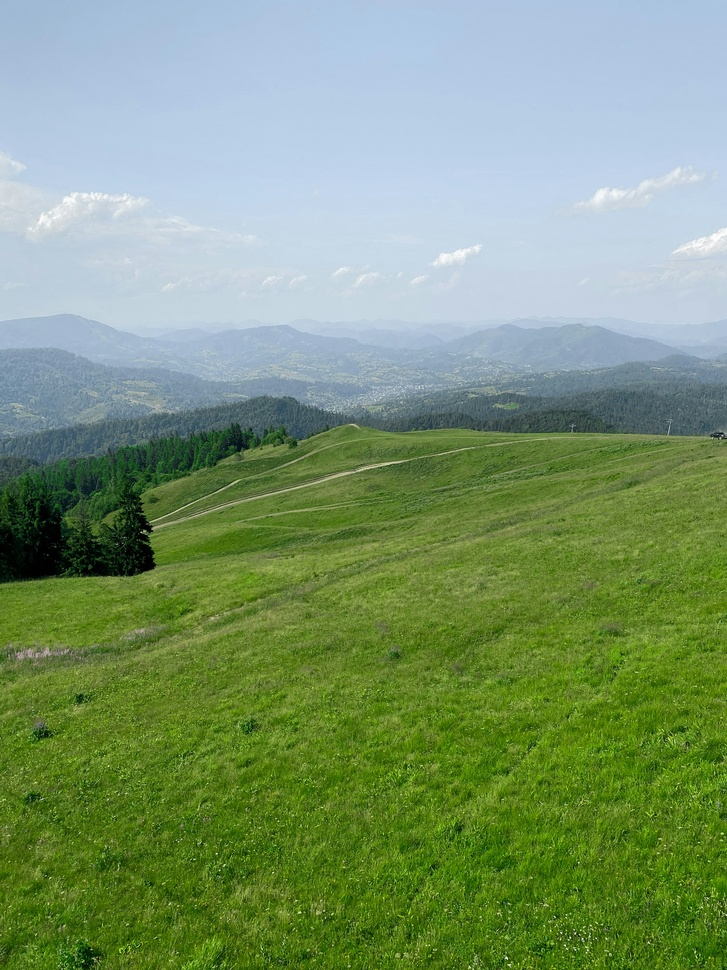
#> input picture Lab3/test.jpg, 727 x 970 px, shrunk from 2764 x 3686 before the run, given in place of Lab3, which was not available
$ python 5Prog1.py --images ../Lab3
#> lines starting #> are read from the running program, lines starting #| are printed output that depends on the picture; after the words box and inside, x2 and y2 are one past the last pixel; in counts of white or black regions, pixels touching at a corner belong together; pictures that were not available may be replaced by others from this repository, and a replacement may not be noted
"""
Lab 5 – Basic Feature Extraction: Harris & FAST Corner Detection

Usage examples
--------------
# 1) Use default params on all images inside data/ folder
python Lab5_Feature_Extraction.py --images "data/*.jpg"

# 2) Tune thresholds
python Lab5_Feature_Extraction.py --images "data/*.png" --harris_thresh 0.02 --fast_thresh 15

# 3) Disable matplotlib popups and only save results to out/
python Lab5_Feature_Extraction.py --images "data/*.jpg" --no_show

Notes
-----
- Input: any set of images matching the glob pattern passed to --images
- Output: annotated images saved to out/ as <name>_HARRIS.jpg and <name>_FAST.jpg
- Visualization: a Matplotlib figure compares original, Harris, and FAST side-by-side.

This script is **self-contained** and uses OpenCV + NumPy + Matplotlib only.
"""

from __future__ import annotations
import argparse
import os
from pathlib import Path
import glob
from typing import List, Tuple

import cv2 as cv
import numpy as np
import matplotlib.pyplot as plt


# ----------------------------- Harris Corner Utilities -----------------------------
def harris_keypoints(
    gray: np.ndarray,
    block_size: int = 2,
    ksize: int = 3,
    k: float = 0.04,
    thresh: float = 0.01,
) -> List[cv.KeyPoint]:
    """Compute Harris response and convert strong responses to cv.KeyPoint list.

    Parameters
    ----------
    gray : np.ndarray
        Grayscale image in uint8 or float32. Will be converted to float32 as required.
    block_size : int
        Neighborhood size considered for corner detection.
    ksize : int
        Aperture parameter for the Sobel() operator (odd: 3,5,7...).
    k : float
        Harris detector free parameter (usually 0.04–0.06).
    thresh : float
        Relative threshold as a fraction of max response; points above thresh*max are kept.

    Returns
    -------
    List[cv.KeyPoint]
        List of OpenCV KeyPoints for visualization with cv.drawKeypoints.
    """
    if gray.dtype != np.float32:
        f32 = np.float32(gray)
    else:
        f32 = gray

    # Compute Harris response map
    R = cv.cornerHarris(src=f32, blockSize=block_size, ksize=ksize, k=k)

    # Optional: dilate for better marking (matches common tutorials)
    R_dilated = cv.dilate(R, None)

    # Normalize threshold relative to strongest response
    R_max = R_dilated.max() if R_dilated.size > 0 else 0
    if R_max <= 0:
        return []
    mask = R_dilated > (thresh * R_max)

    # Extract coordinates and convert to KeyPoints
    ys, xs = np.where(mask)
    keypoints = [cv.KeyPoint(float(x), float(y), _size=3) for (x, y) in zip(xs, ys)]

    return keypoints


# ------------------------------ FAST Corner Utilities ------------------------------
def fast_keypoints(
    gray: np.ndarray,
    threshold: int = 25,
    nonmax: bool = True,
    type_: int = cv.FAST_FEATURE_DETECTOR_TYPE_9_16,
) -> List[cv.KeyPoint]:
    """Run FAST corner detector and return keypoints.

    Parameters
    ----------
    gray : np.ndarray
        Grayscale image in uint8.
    threshold : int
        FAST intensity threshold.
    nonmax : bool
        Non-maximum suppression toggle.
    type_ : int
        FAST detector type (7_12, 9_16).
    """
    fast = cv.FastFeatureDetector_create(threshold=threshold, nonmaxSuppression=nonmax, type=type_)
    kps = fast.detect(gray, None)
    return kps


# ------------------------------- Visualization Utils -------------------------------
def draw_keypoints_bgr(img_bgr: np.ndarray, kps: List[cv.KeyPoint]) -> np.ndarray:
    """Return an image with keypoints rendered as small circles.

    Using cv.DRAW_MATCHES_FLAGS_DRAW_RICH_KEYPOINTS would draw orientation/size
    if available; for corners we stick to simple circles for clarity.
    """
    out = cv.drawKeypoints(
        image=img_bgr,
        keypoints=kps,
        outImage=None,
        color=(0, 255, 0),
        flags=cv.DRAW_MATCHES_FLAGS_DEFAULT,
    )
    return out


def ensure_outdir(path: str | Path = "out") -> Path:
    p = Path(path)
    p.mkdir(parents=True, exist_ok=True)
    return p


# ------------------------------------- Runner --------------------------------------
def process_image(
    img_path: str,
    harris_params: Tuple[int, int, float, float],
    fast_params: Tuple[int, bool, int],
    save_dir: Path,
    show: bool = True,
) -> None:
    name = Path(img_path).stem

    # Read and prep
    bgr = cv.imread(img_path)
    if bgr is None:
        print(f"[WARN] Could not read image: {img_path}")
        return
    gray = cv.cvtColor(bgr, cv.COLOR_BGR2GRAY)

    # Unpack params
    hbsize, hksize, hk, hth = harris_params
    fth, fnms, ftype = fast_params

    # Harris
    harris_kps = harris_keypoints(gray, block_size=hbsize, ksize=hksize, k=hk, thresh=hth)
    img_harris = draw_keypoints_bgr(bgr, harris_kps)

    # FAST
    fast_kps = fast_keypoints(gray, threshold=fth, nonmax=fnms, type_=ftype)
    img_fast = draw_keypoints_bgr(bgr, fast_kps)

    # Save results
    out_harris = save_dir / f"{name}_HARRIS.jpg"
    out_fast = save_dir / f"{name}_FAST.jpg"
    cv.imwrite(str(out_harris), img_harris)
    cv.imwrite(str(out_fast), img_fast)

    print(f"[OK] {name}: Harris={len(harris_kps)} corners | FAST={len(fast_kps)} corners")

    if show:
        # Convert BGR->RGB for Matplotlib display
        rgb = cv.cvtColor(bgr, cv.COLOR_BGR2RGB)
        rgb_harris = cv.cvtColor(img_harris, cv.COLOR_BGR2RGB)
        rgb_fast = cv.cvtColor(img_fast, cv.COLOR_BGR2RGB)

        plt.figure(figsize=(13, 4))
        plt.suptitle(f"Corners on {name}")
        plt.subplot(1, 3, 1); plt.imshow(rgb); plt.title("Original"); plt.axis("off")
        plt.subplot(1, 3, 2); plt.imshow(rgb_harris); plt.title(f"Harris ({len(harris_kps)})"); plt.axis("off")
        plt.subplot(1, 3, 3); plt.imshow(rgb_fast); plt.title(f"FAST ({len(fast_kps)})"); plt.axis("off")
        plt.tight_layout(rect=[0, 0, 1, 0.95])
        plt.show()


def parse_args() -> argparse.Namespace:
    p = argparse.ArgumentParser(description="Lab 5 – Harris & FAST Corner Detection")
    p.add_argument("--images", type=str, required=True, help="Glob pattern for images, e.g., 'data/*.jpg'")

    # Harris params
    p.add_argument("--harris_block_size", type=int, default=2, help="Neighborhood size for Harris (default: 2)")
    p.add_argument("--harris_ksize", type=int, default=3, help="Sobel aperture size (odd). Default: 3")
    p.add_argument("--harris_k", type=float, default=0.04, help="Harris k parameter (0.04–0.06). Default: 0.04")
    p.add_argument("--harris_thresh", type=float, default=0.01, help="Relative threshold fraction of max R. Default: 0.01")

    # FAST params
    p.add_argument("--fast_thresh", type=int, default=25, help="FAST threshold. Default: 25")
    p.add_argument("--fast_no_nms", action="store_true", help="Disable non-maximum suppression for FAST")
    p.add_argument(
        "--fast_type",
        type=str,
        default="9_16",
        choices=["7_12", "9_16"],
        help="FAST type (circle test). Default: 9_16",
    )

    # I/O and display
    p.add_argument("--out", type=str, default="out", help="Output directory (default: out)")
    p.add_argument("--no_show", action="store_true", help="Do not display figures (just save results)")

    return p.parse_args()


def main() -> None:
    args = parse_args()

    # Resolve glob
    img_paths = sorted(glob.glob(args.images))
    if not img_paths:
        print(f"[ERROR] No images matched pattern: {args.images}")
        return

    save_dir = ensure_outdir(args.out)

    # Map FAST type string to OpenCV constant
    fast_type_map = {
        "7_12": cv.FAST_FEATURE_DETECTOR_TYPE_7_12,
        "9_16": cv.FAST_FEATURE_DETECTOR_TYPE_9_16,
    }

    harris_params = (
        args.harris_block_size,
        args.harris_ksize,
        args.harris_k,
        args.harris_thresh,
    )
    fast_params = (
        args.fast_thresh,
        (not args.fast_no_nms),
        fast_type_map[args.fast_type],
    )

    for p in img_paths:
        process_image(
            img_path=p,
            harris_params=harris_params,
            fast_params=fast_params,
            save_dir=save_dir,
            show=(not args.no_show),
        )
#> in process_image, bgr is the input picture: shape (970, 727, 3); mean B, G, R 112.7, 150.6, 124.3
#> in process_image, `gray = cv.cvtColor(bgr, cv.COLOR_BGR2GRAY)`:
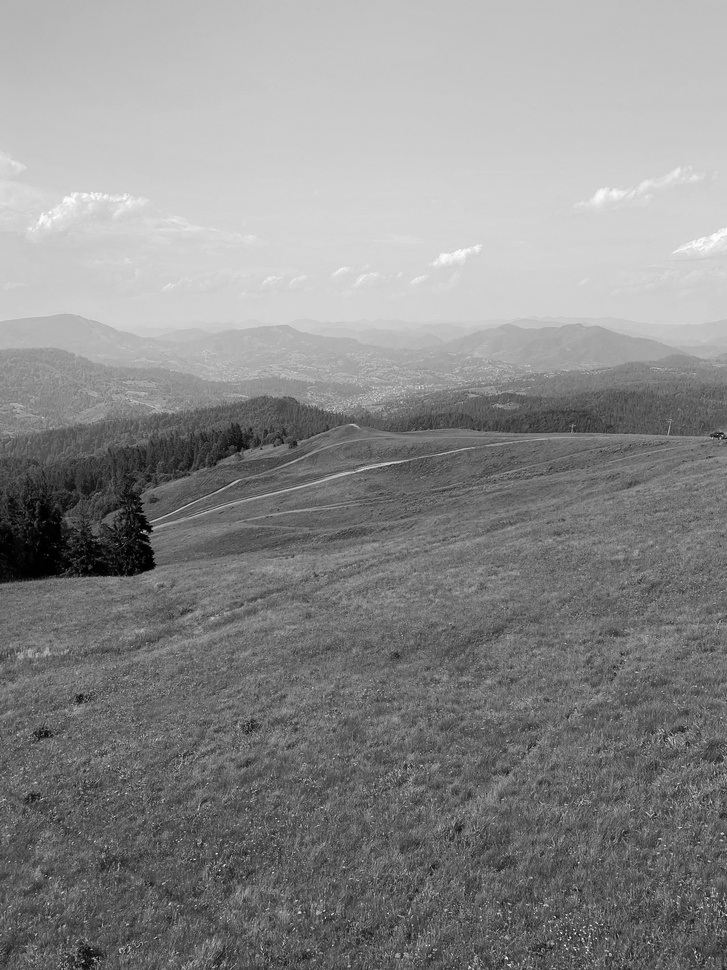
#> gray: shape (970, 727); min 0, max 255, mean 138.4
#> in harris_keypoints, `R_dilated = cv.dilate(R, None)`:
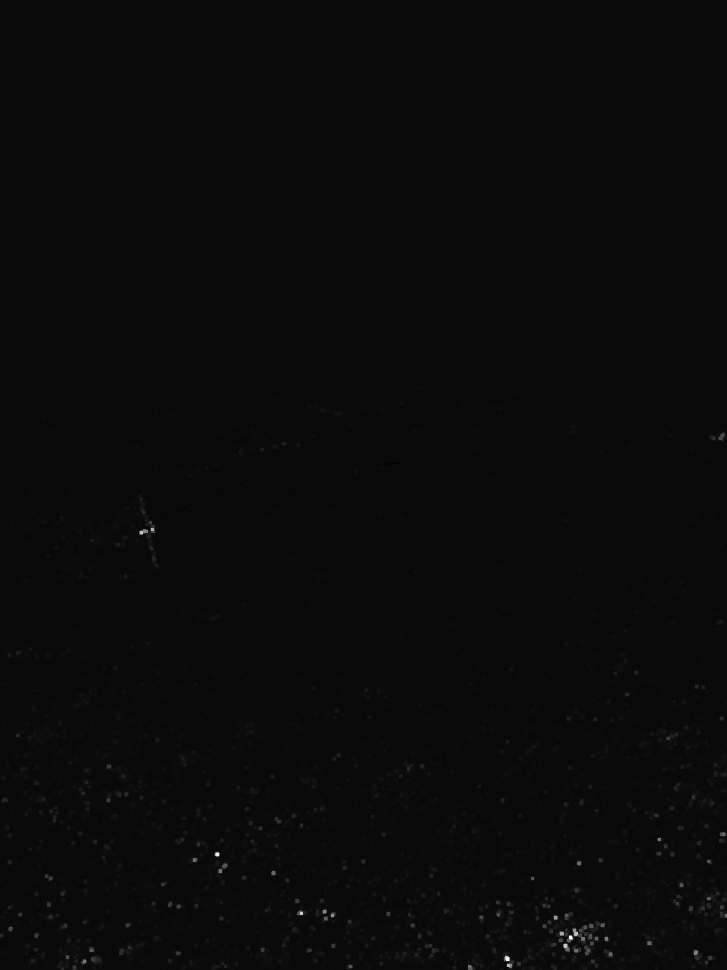
#> R_dilated: shape (970, 727) float32; min -1872053.6, max 47040488, mean 136272.7; drawn with min black and max white
#> in harris_keypoints, `R_max = R_dilated.max() if R_dilated.size > 0 else 0`: R_max = 47040488
#> in harris_keypoints, `mask = R_dilated > (thresh * R_max)`:
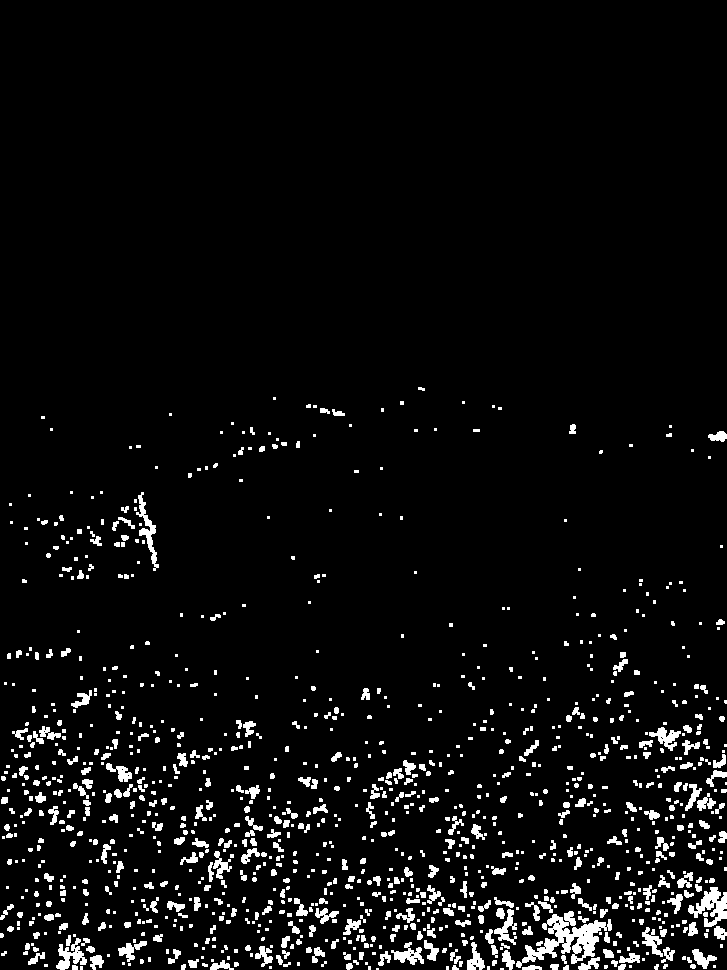
#> mask: shape (970, 727) bool; 5% white; 1175 white regions (695 under 20 px), largest, box (x1, y1, x2, y2) and area: (516, 911, 612, 968) 1929, (688, 887, 727, 927) 753, (136, 492, 159, 571) 485


if __name__ == "__main__":
#> (the run stopped early here; a loop or call above may not have finished)
